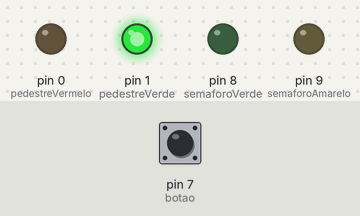
Simulated run of this sketch. Board: Arduino Uno, built with avr-gcc and run on an emulated ATmega328P. Shown: output pins drawn as LEDs (lit = HIGH). Dashed ring = blinking. The inputs (shaded band) are chosen by the test bench; at power-on: pin 7 (botao) LOW.

Above: at 1.2 s.
1.3 s: pin 7 (botao) pulled HIGH for 0.15 s
At 2.4 s:
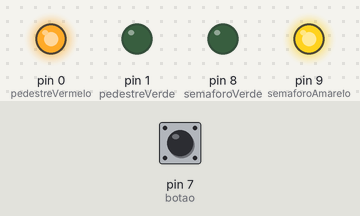
2.9 s: pin 7 (botao) pulled HIGH for 1 s
At 3.6 s:
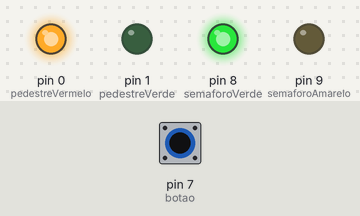
5.4 s: pin 7 (botao) pulled HIGH for 0.15 s
At 5.6 s:
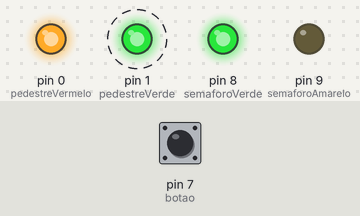
8.5 s: pin 7 (botao) pulled HIGH for 3.2 s
At 9.1 s:
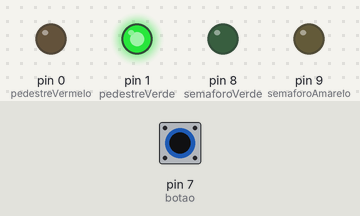
Timing chart, 0 to 11.5 s (numbered marks = the images above; inputs shaded):
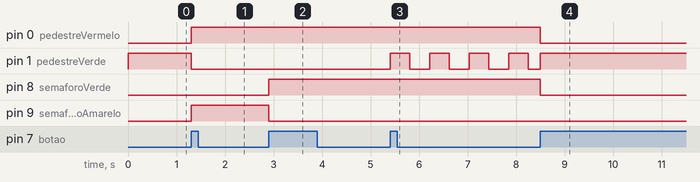

The sketch:

Curso_de_Arduino_-_Aula_04_-_IF_e_ELSE.ino
```cpp
int semaforoVermelho = 10;
int semaforoAmarelo = 9;
int semaforoVerde = 8;
int pedestreVerde = 1;
int pedestreVermelo = 0;
int botao = 7;

int modo = 0;

int estadoAnterior;

int tempo = 0;
int estadoLed = HIGH;

void setup()
{
  pinMode(semaforoVerde, OUTPUT);
  pinMode(semaforoAmarelo, OUTPUT);
  pinMode(semaforoVerde, OUTPUT);
  pinMode(pedestreVerde, OUTPUT);
  pinMode(pedestreVermelo, OUTPUT);
  pinMode(botao, INPUT);

  estadoAnterior = digitalRead(botao);
}

void loop()
{
  int estadoBotao = digitalRead(botao);

  // (estadoBotao == HIGH) && (estadoAnterior == LOW)
  if ((estadoBotao == HIGH) && (estadoAnterior == LOW)) {
    if (modo < 3) {
      modo++;
    } else {
      modo = 0;
    }
  }

  estadoAnterior = estadoBotao;

  if (modo == 0) {
    digitalWrite(semaforoVermelho, HIGH);
    digitalWrite(semaforoAmarelo, LOW);
    digitalWrite(semaforoVerde, LOW);

    digitalWrite(pedestreVermelo, LOW);
    digitalWrite(pedestreVerde, HIGH);
  }
  else if (modo == 1) {
    digitalWrite(semaforoVermelho, LOW);
    digitalWrite(semaforoAmarelo, HIGH);
    digitalWrite(semaforoVerde, LOW);

    digitalWrite(pedestreVermelo, HIGH);
    digitalWrite(pedestreVerde, LOW);
  }
  else if (modo == 2) {
    digitalWrite(semaforoVermelho, LOW);
    digitalWrite(semaforoAmarelo, LOW);
    digitalWrite(semaforoVerde, HIGH);
  }
  else {
    digitalWrite(pedestreVerde, estadoLed);

    if (tempo == 400) {
      tempo = 0;
      estadoLed = !estadoLed;
    } else {
      tempo++;
    }
    delay(1);
  }
}
```

Measured:
- after the input at 1.3 s, pin 0 (pedestreVermelo), pin 9 (semaforoAmarelo): LOW → HIGH at once; pin 1 (pedestreVerde): HIGH → LOW at once
- after the input at 2.9 s, pin 8 (semaforoVerde): LOW → HIGH at once; pin 9 (semaforoAmarelo): HIGH → LOW at once
- after the input at 5.4 s, pin 1 (pedestreVerde): alternates HIGH for 0.41 s and LOW for 0.41 s, starting at once
- after the input at 8.5 s, pin 0 (pedestreVermelo), pin 8 (semaforoVerde): HIGH → LOW at once
